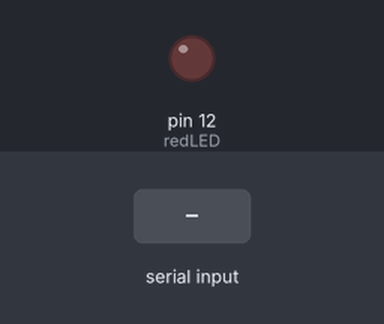
Bench run of a sketch on a simulated Arduino Uno, built with avr-gcc and run on an emulated ATmega328P. On the bench: output pins drawn as LEDs (lit = HIGH). Dashed ring = blinking. Inputs (shaded band) come from the test bench. What the sketch prints to the serial monitor is not drawn.

Above: at 1.2 s.
1.3 s: "90,45\n" received over Serial
At 1.4 s:
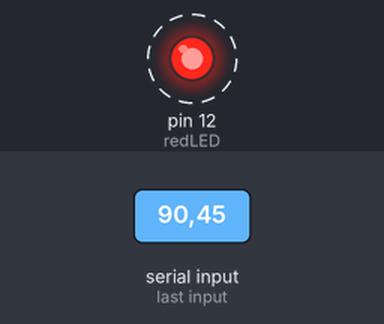
Timing chart, 0 to 10.3 s (numbered marks = the images above; inputs shaded):
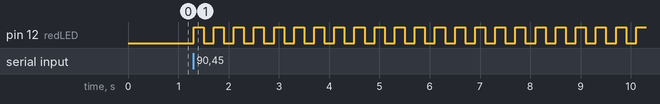

The sketch:

serial_read_numbers.ino
```cpp
int numBlinks;
String msg = "How many blinks do you want? ";
int redLED = 12;
int delayTime = 200;
int i;
void setup() {
  Serial.begin(9600);
  pinMode(redLED, OUTPUT);
}

void loop() {
  // ask
  Serial.println(msg);

  // wait for input
  while (Serial.available() == 0) {

  }
 // read
  numBlinks = Serial.parseInt();
  for (i = 0; i < numBlinks; i++) {
    digitalWrite(redLED, HIGH);
    delay(delayTime);
    digitalWrite(redLED, LOW);
    delay(delayTime);
  }


}
```

Measured:
- after the input at 1.3 s, pin 12 (redLED): alternates HIGH for 0.20 s and LOW for 0.20 s, starting at once
